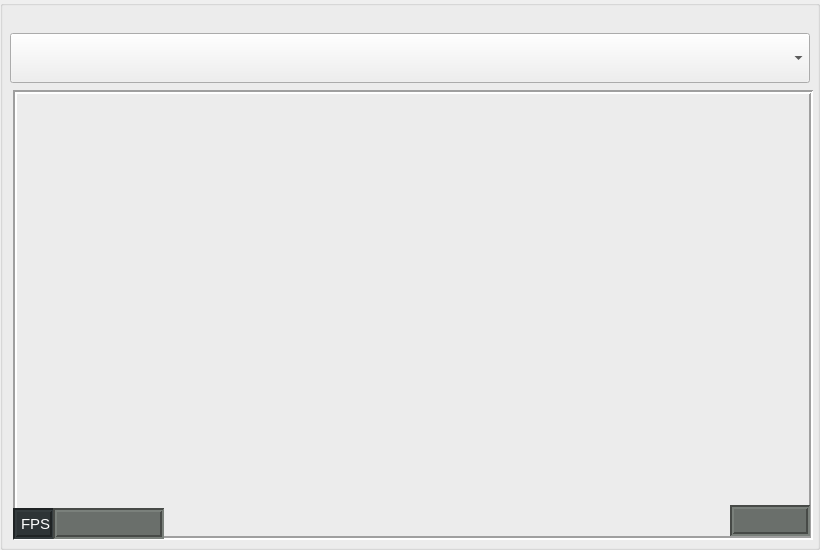
   <widget class="QGroupBox" name="groupBox">
    <property name="geometry">
     <rect>
      <x>12</x>
      <y>970</y>
      <width>820</width>
      <height>550</height>
     </rect>
    </property>
    <property name="title">
     <string/>
    </property>
    <widget class="QLabel" name="img_size_2">
     <property name="geometry">
      <rect>
       <x>730</x>
       <y>505</y>
       <width>80</width>
       <height>31</height>
      </rect>
     </property>
     <property name="styleSheet">
      <string notr="true">background-color: rgb(106,111,107);
font: 11pt;
color: white;</string>
     </property>
     <property name="frameShape">
      <enum>QFrame::Box</enum>
     </property>
     <property name="frameShadow">
      <enum>QFrame::Sunken</enum>
     </property>
     <property name="lineWidth">
      <number>2</number>
     </property>
     <property name="text">
      <string/>
     </property>
     <property name="textFormat">
      <enum>Qt::AutoText</enum>
     </property>
     <property name="openExternalLinks">
      <bool>false</bool>
     </property>
    </widget>
    <widget class="QComboBox" name="topic_img2">
     <property name="geometry">
      <rect>
       <x>10</x>
       <y>33</y>
       <width>800</width>
       <height>50</height>
      </rect>
     </property>
    </widget>
    <widget class="QLabel" name="label2">
     <property name="geometry">
      <rect>
       <x>13</x>
       <y>508</y>
       <width>41</width>
       <height>31</height>
      </rect>
     </property>
     <property name="styleSheet">
      <string notr="true">background-color: rgb(46,52,54);
font: 11pt;
color: white;</string>
     </property>
     <property name="frameShape">
      <enum>QFrame::Box</enum>
     </property>
     <property name="frameShadow">
      <enum>QFrame::Sunken</enum>
     </property>
     <property name="lineWidth">
      <number>2</number>
     </property>
     <property name="text">
      <string>FPS</string>
     </property>
     <property name="textFormat">
      <enum>Qt::AutoText</enum>
     </property>
     <property name="openExternalLinks">
      <bool>false</bool>
     </property>
    </widget>
    <widget class="QLabel" name="img2">
     <property name="geometry">
      <rect>
       <x>13</x>
       <y>90</y>
       <width>800</width>
       <height>450</height>
      </rect>
     </property>
     <property name="frameShape">
      <enum>QFrame::Box</enum>
     </property>
     <property name="frameShadow">
      <enum>QFrame::Sunken</enum>
     </property>
     <property name="lineWidth">
      <number>2</number>
     </property>
     <property name="text">
      <string/>
     </property>
    </widget>
    <widget class="QLabel" name="fps_2">
     <property name="geometry">
      <rect>
       <x>53</x>
       <y>508</y>
       <width>111</width>
       <height>31</height>
      </rect>
     </property>
     <property name="styleSheet">
      <string notr="true">background-color: rgb(106,111,107);
font: 11pt;
color: white;</string>
     </property>
     <property name="frameShape">
      <enum>QFrame::Box</enum>
     </property>
     <property name="frameShadow">
      <enum>QFrame::Sunken</enum>
     </property>
     <property name="lineWidth">
      <number>2</number>
     </property>
     <property name="text">
      <string/>
     </property>
     <property name="textFormat">
      <enum>Qt::AutoText</enum>
     </property>
     <property name="openExternalLinks">
      <bool>false</bool>
     </property>
    </widget>
    <zorder>img2</zorder>
    <zorder>img_size_2</zorder>
    <zorder>topic_img2</zorder>
    <zorder>label2</zorder>
    <zorder>fps_2</zorder>
   </widget>
